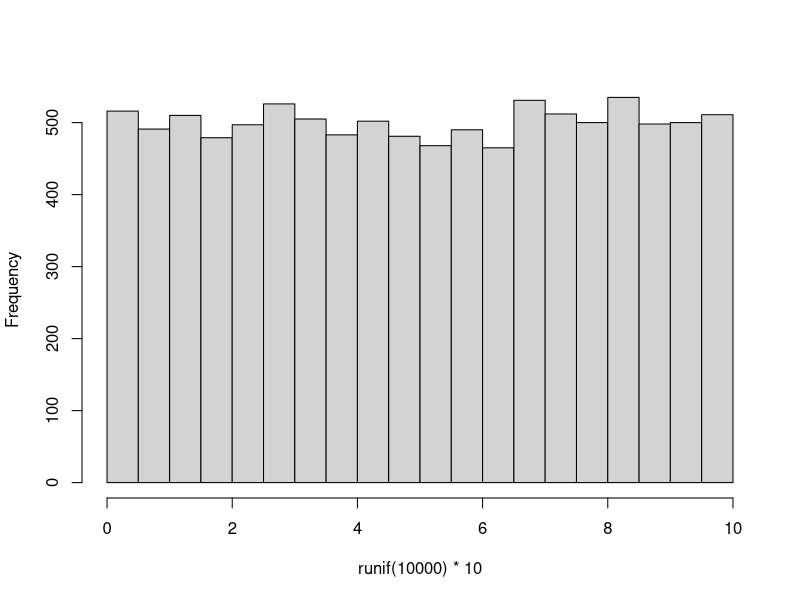
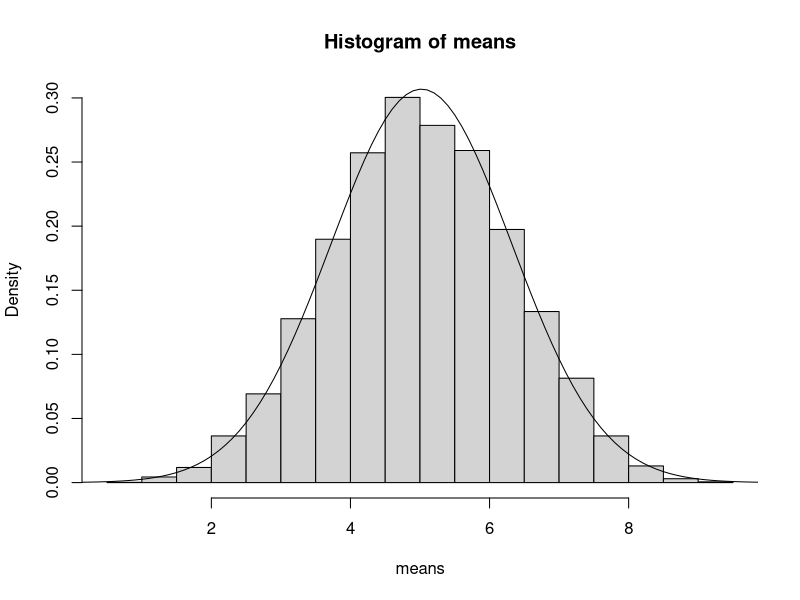

R code for these plots, in order:
#class code
hist(runif(10000)*10, main="")
means <- numeric(10000)
for (i in 1:10000) {
  means[i] <- mean(runif(5)*10)
}
hist(means, freq = FALSE)
mean(means)
sd(means)
xv <- seq(0,10,0.1)
yv <- dnorm(xv, mean=mean(means), sd= sd(means))
lines(xv, yv)